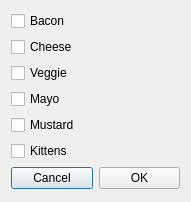
<?xml version="1.0" encoding="UTF-8"?>
<ui version="4.0">
 <class>Dialog</class>
 <widget class="QDialog" name="Dialog">
  <property name="geometry">
   <rect>
    <x>0</x>
    <y>0</y>
    <width>191</width>
    <height>202</height>
   </rect>
  </property>
  <property name="windowTitle">
   <string>Dialog</string>
  </property>
  <layout class="QVBoxLayout" name="verticalLayout_2">
   <item>
    <layout class="QVBoxLayout" name="verticalLayout">
     <item>
      <widget class="QCheckBox" name="checkBox">
       <property name="text">
        <string>Bacon</string>
       </property>
      </widget>
     </item>
     <item>
      <widget class="QCheckBox" name="checkBox_2">
       <property name="text">
        <string>Cheese</string>
       </property>
      </widget>
     </item>
     <item>
      <widget class="QCheckBox" name="checkBox_3">
       <property name="text">
        <string>Veggie</string>
       </property>
      </widget>
     </item>
     <item>
      <widget class="QCheckBox" name="checkBox_4">
       <property name="text">
        <string>Mayo</string>
       </property>
      </widget>
     </item>
     <item>
      <widget class="QCheckBox" name="checkBox_5">
       <property name="text">
        <string>Mustard</string>
       </property>
      </widget>
     </item>
     <item>
      <widget class="QCheckBox" name="checkBox_6">
       <property name="text">
        <string>Kittens</string>
       </property>
       <property name="checkable">
        <bool>true</bool>
       </property>
       <property name="checked">
        <bool>false</bool>
       </property>
       <property name="tristate">
        <bool>false</bool>
       </property>
      </widget>
     </item>
    </layout>
   </item>
   <item>
    <layout class="QHBoxLayout" name="horizontalLayout">
     <item>
      <widget class="QPushButton" name="btnCancel">
       <property name="text">
        <string>Cancel</string>
       </property>
      </widget>
     </item>
     <item>
      <widget class="QPushButton" name="btnOk">
       <property name="text">
        <string>OK</string>
       </property>
      </widget>
     </item>
    </layout>
   </item>
  </layout>
 </widget>
 <resources/>
 <connections>
  <connection>
   <sender>btnCancel</sender>
   <signal>clicked()</signal>
   <receiver>Dialog</receiver>
   <slot>reject()</slot>
   <hints>
    <hint type="sourcelabel">
     <x>41</x>
     <y>176</y>
    </hint>
    <hint type="destinationlabel">
     <x>182</x>
     <y>141</y>
    </hint>
   </hints>
  </connection>
 </connections>
</ui>
